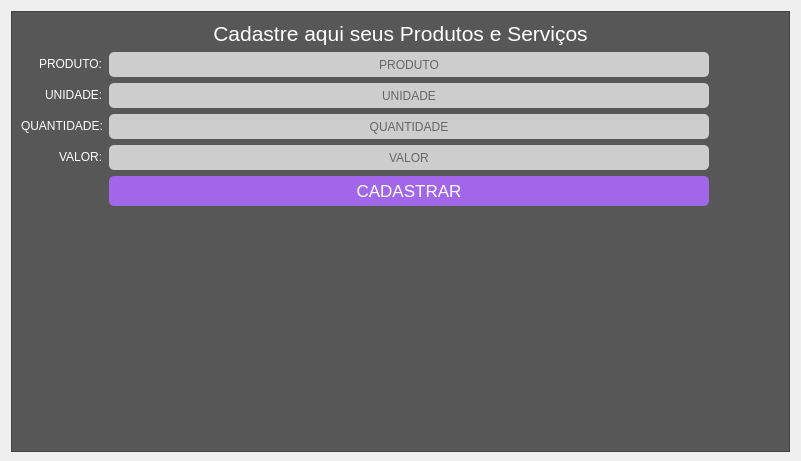
                <widget class="QWidget" name="tab_1">
                 <property name="cursor">
                  <cursorShape>ArrowCursor</cursorShape>
                 </property>
                 <property name="styleSheet">
                  <string notr="true"/>
                 </property>
                 <attribute name="title">
                  <string>Cadastro</string>
                 </attribute>
                 <layout class="QVBoxLayout" name="verticalLayout_14">
                  <property name="spacing">
                   <number>6</number>
                  </property>
                  <property name="bottomMargin">
                   <number>9</number>
                  </property>
                  <item alignment="Qt::AlignHCenter">
                   <widget class="QFrame" name="frame">
                    <property name="styleSheet">
                     <string notr="true">background-color: #575757;</string>
                    </property>
                    <property name="frameShape">
                     <enum>QFrame::StyledPanel</enum>
                    </property>
                    <property name="frameShadow">
                     <enum>QFrame::Raised</enum>
                    </property>
                    <layout class="QGridLayout" name="gridLayout_3">
                     <property name="bottomMargin">
                      <number>9</number>
                     </property>
                     <item row="7" column="1">
                      <spacer name="verticalSpacer_4">
                       <property name="orientation">
                        <enum>Qt::Vertical</enum>
                       </property>
                       <property name="sizeType">
                        <enum>QSizePolicy::Fixed</enum>
                       </property>
                       <property name="sizeHint" stdset="0">
                        <size>
                         <width>20</width>
                         <height>200</height>
                        </size>
                       </property>
                      </spacer>
                     </item>
                     <item row="4" column="1" colspan="2">
                      <widget class="QLineEdit" name="lineEdit_valor">
                       <property name="minimumSize">
                        <size>
                         <width>600</width>
                         <height>25</height>
                        </size>
                       </property>
                       <property name="styleSheet">
                        <string notr="true">background-color: rgb(205, 205, 205);
color: #000000;
border-radius: 5px;</string>
                       </property>
                       <property name="text">
                        <string/>
                       </property>
                       <property name="alignment">
                        <set>Qt::AlignCenter</set>
                       </property>
                       <property name="placeholderText">
                        <string>VALOR</string>
                       </property>
                      </widget>
                     </item>
                     <item row="6" column="1" colspan="2" alignment="Qt::AlignHCenter">
                      <widget class="QLabel" name="error_label">
                       <property name="maximumSize">
                        <size>
                         <width>16777215</width>
                         <height>30</height>
                        </size>
                       </property>
                       <property name="font">
                        <font>
                         <pointsize>10</pointsize>
                        </font>
                       </property>
                       <property name="text">
                        <string>&lt;html&gt;&lt;head/&gt;&lt;body&gt;&lt;p align=&quot;center&quot;&gt;&lt;br/&gt;&lt;/p&gt;&lt;/body&gt;&lt;/html&gt;</string>
                       </property>
                      </widget>
                     </item>
                     <item row="1" column="1" colspan="2">
                      <widget class="QLineEdit" name="lineEdit_produto">
                       <property name="minimumSize">
                        <size>
                         <width>600</width>
                         <height>25</height>
                        </size>
                       </property>
                       <property name="styleSheet">
                        <string notr="true">background-color: rgb(205, 205, 205);
color: #000000;
border-radius: 5px;</string>
                       </property>
                       <property name="text">
                        <string/>
                       </property>
                       <property name="alignment">
                        <set>Qt::AlignCenter</set>
                       </property>
                       <property name="placeholderText">
                        <string>PRODUTO</string>
                       </property>
                      </widget>
                     </item>
                     <item row="1" column="0" alignment="Qt::AlignRight">
                      <widget class="QLabel" name="label_3">
                       <property name="text">
                        <string>&lt;html&gt;&lt;head/&gt;&lt;body&gt;&lt;p&gt;&lt;span style=&quot; color:#ffffff;&quot;&gt;PRODUTO:&lt;/span&gt;&lt;/p&gt;&lt;/body&gt;&lt;/html&gt;</string>
                       </property>
                      </widget>
                     </item>
                     <item row="2" column="0" alignment="Qt::AlignRight">
                      <widget class="QLabel" name="label_4">
                       <property name="text">
                        <string>&lt;html&gt;&lt;head/&gt;&lt;body&gt;&lt;p&gt;&lt;span style=&quot; color:#ffffff;&quot;&gt;UNIDADE:&lt;/span&gt;&lt;/p&gt;&lt;/body&gt;&lt;/html&gt;</string>
                       </property>
                      </widget>
                     </item>
                     <item row="2" column="1" colspan="2">
                      <widget class="QLineEdit" name="lineEdit_unidade">
                       <property name="minimumSize">
                        <size>
                         <width>600</width>
                         <height>25</height>
                        </size>
                       </property>
                       <property name="styleSheet">
                        <string notr="true">background-color: rgb(205, 205, 205);
color: #000000;
border-radius: 5px;</string>
                       </property>
                       <property name="text">
                        <string/>
                       </property>
                       <property name="alignment">
                        <set>Qt::AlignCenter</set>
                       </property>
                       <property name="placeholderText">
                        <string>UNIDADE</string>
                       </property>
                      </widget>
                     </item>
                     <item row="5" column="1" colspan="2">
                      <widget class="QPushButton" name="btn_cadastrar">
                       <property name="minimumSize">
                        <size>
                         <width>600</width>
                         <height>30</height>
                        </size>
                       </property>
                       <property name="maximumSize">
                        <size>
                         <width>16777215</width>
                         <height>16777215</height>
                        </size>
                       </property>
                       <property name="font">
                        <font>
                         <pointsize>13</pointsize>
                        </font>
                       </property>
                       <property name="cursor">
                        <cursorShape>PointingHandCursor</cursorShape>
                       </property>
                       <property name="styleSheet">
                        <string notr="true">QPushButton:hover{
	background-color: rgb(80, 80, 80);
	border-radius:5px;
	color:#ffffff
}

QPushButton{
	border-radius: 5px;
	background-color:  rgb(162, 102, 233);
	color: #ffffff
}</string>
                       </property>
                       <property name="text">
                        <string>CADASTRAR</string>
                       </property>
                      </widget>
                     </item>
                     <item row="3" column="1" colspan="2">
                      <widget class="QLineEdit" name="lineEdit_quantidade">
                       <property name="minimumSize">
                        <size>
                         <width>600</width>
                         <height>25</height>
                        </size>
                       </property>
                       <property name="styleSheet">
                        <string notr="true">background-color: rgb(205, 205, 205);
color: #000000;
border-radius: 5px;</string>
                       </property>
                       <property name="text">
                        <string/>
                       </property>
                       <property name="alignment">
                        <set>Qt::AlignCenter</set>
                       </property>
                       <property name="placeholderText">
                        <string>QUANTIDADE</string>
                       </property>
                      </widget>
                     </item>
                     <item row="3" column="0" alignment="Qt::AlignRight">
                      <widget class="QLabel" name="label_5">
                       <property name="maximumSize">
                        <size>
                         <width>200</width>
                         <height>16777215</height>
                        </size>
                       </property>
                       <property name="text">
                        <string>&lt;html&gt;&lt;head/&gt;&lt;body&gt;&lt;p&gt;&lt;span style=&quot; color:#ffffff;&quot;&gt;QUANTIDADE:&lt;/span&gt;&lt;/p&gt;&lt;/body&gt;&lt;/html&gt;</string>
                       </property>
                      </widget>
                     </item>
                     <item row="4" column="0" alignment="Qt::AlignRight">
                      <widget class="QLabel" name="label_6">
                       <property name="text">
                        <string>&lt;html&gt;&lt;head/&gt;&lt;body&gt;&lt;p&gt;&lt;span style=&quot; color:#ffffff;&quot;&gt;VALOR:&lt;/span&gt;&lt;/p&gt;&lt;/body&gt;&lt;/html&gt;</string>
                       </property>
                      </widget>
                     </item>
                     <item row="1" column="3">
                      <spacer name="horizontalSpacer_3">
                       <property name="orientation">
                        <enum>Qt::Horizontal</enum>
                       </property>
                       <property name="sizeHint" stdset="0">
                        <size>
                         <width>65</width>
                         <height>20</height>
                        </size>
                       </property>
                      </spacer>
                     </item>
                     <item row="0" column="0" colspan="4" alignment="Qt::AlignTop">
                      <widget class="QLabel" name="label_cadastro">
                       <property name="text">
                        <string>&lt;html&gt;&lt;head/&gt;&lt;body&gt;&lt;p align=&quot;center&quot;&gt;&lt;span style=&quot; font-size:16pt; color:#ffffff;&quot;&gt;Cadastre aqui seus Produtos e Serviços&lt;/span&gt;&lt;/p&gt;&lt;/body&gt;&lt;/html&gt;</string>
                       </property>
                      </widget>
                     </item>
                    </layout>
                   </widget>
                  </item>
                 </layout>
                </widget>
